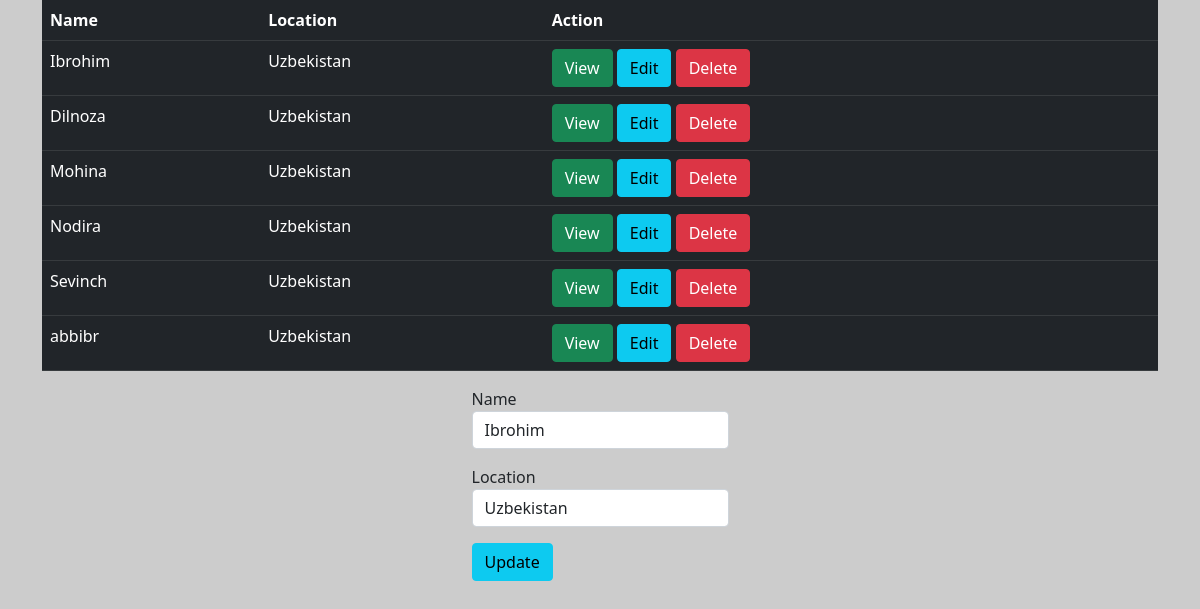
The app's page /index.php?edit=1 with its own data.
### tables this page shows
CREATE TABLE `datas` (
  `id` int NOT NULL,
  `firstname` varchar(100) NOT NULL,
  `location` varchar(100) NOT NULL
);

### connect.php (called while the page is built, shortened)
<?php
    $conn = new mysqli("localhost","root","root","crud");
    if($conn->connect_error){
        die("Error!");
    }
    else{
        if(isset($_GET['edit'])){
            $id = $_GET['edit'];
            $mysql = "SELECT * FROM datas WHERE id= $id";
            $result = $conn->query($mysql);
            if($result->num_rows > 0){
                while ($row = $result->fetch_assoc()) {
                    $update = true;
                    $name = $row['firstname'];
                    $location = $row['location'];
                }
            }
        }
    }
?>

### index.php (the view, shortened to what this page needs)
<!DOCTYPE html>
<html lang="en">
<head>
    <link rel="stylesheet" href="bootstrap-5.1.1-dist/css/bootstrap.min.css">
</head>
<body>
    <?php include "connect.php"; ?>
    <?php
        $conn = new mysqli("localhost","root","root","crud");
        if($conn->connect_error){
            die("Error!");
        }
        else{
            $mysql = "SELECT * FROM datas";
            $result = $conn->query($mysql);
        }
    ?>
    <div class="container">
        <table class="table table-dark">
            <tr>
                <th>Name</th>
                <th>Location</th>
                <th colspan="3">Action</th>
            </tr>
            <?php
                while ($row = $result->fetch_assoc()):
            ?>
            <tr>
                <td><?php echo $row['firstname']; ?></td>
                <td><?php echo $row['location']; ?></td>
                <td>
                    <a href="view.php?view=<?php echo $row['id']; ?>"
                        class="btn btn-success">View</a>
                    <a href="index.php?edit=<?php echo $row['id']; ?>"
                        class="btn btn-info">Edit</a>
                    <a href="index.php?delete=<?php echo $row['id']; ?>"
                        class="btn btn-danger">Delete</a>
                </td>
            </tr>
            <?php endwhile; ?>
        </table>
    </div>
    <div class="d-flex justify-content-center">
        <form action="<?php echo htmlspecialchars('connect.php'); ?>" method="post">
            <div class="form-group">
                <label>Name</label>
                <input type="text" class="form-control"
                    value="<?php echo $name; ?>" name="name">
            </div>
            <div class="form-group my-3">
                <label>Location</label>
                <input type="text" class="form-control"
                    value="<?php echo $location; ?>" name="location">
            </div>
            <div class="form-group">
                <?php if($update == false): ?>
                    <button type="submit" name="btn" class="btn btn-primary">Save</button>
                <?php else: ?>
                    <button type="submit" name="update" class="btn btn-info">Update</button>
                <?php endif; ?>
            </div>
        </form>
    </div>
</body>
</html>

### index.php (style rules this page uses)
body { background: #ccc; }

### records on screen
datas: firstname "Ibrohim", location "Uzbekistan", name "Ibrohim"
datas: firstname "Dilnoza", location "Uzbekistan"
datas: firstname "Mohina", location "Uzbekistan"
datas: firstname "Nodira", location "Uzbekistan"
datas: firstname "Sevinch", location "Uzbekistan"
datas: firstname "abbibr", location "Uzbekistan"
